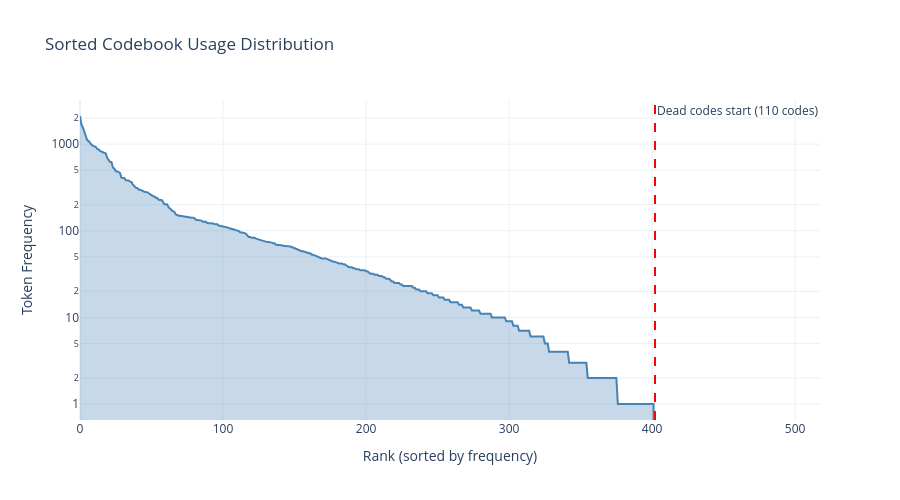

Source (notebook cell):
### Code cell
def plot_sorted_frequency(codebook_stats):
    """plot sorted code frequencies to visualize distribution."""
    sorted_counts = np.sort(codebook_stats["code_counts"])[::-1]
    
    fig = go.Figure()
    
    fig.add_trace(go.Scatter(
        x=np.arange(len(sorted_counts)),
        y=sorted_counts,
        mode='lines',
        fill='tozeroy',
        fillcolor='rgba(70, 130, 180, 0.3)',
        line=dict(color='steelblue', width=2),
        name='Frequency'
    ))
    
    ### mark dead codes threshold
    dead_start = codebook_stats["used_codes"]
    fig.add_vline(
        x=dead_start,
        line_dash="dash",
        line_color="red",
        annotation_text=f"Dead codes start ({codebook_stats['dead_codes']} codes)"
    )
    
    fig.update_layout(
        title="Sorted Codebook Usage Distribution",
        xaxis_title="Rank (sorted by frequency)",
        yaxis_title="Token Frequency",
        yaxis_type="log",
        template="plotly_white",
        width=900,
        height=500
    )
    
    fig.show()
    fig.write_html(OUTPUT_DIR / "codebook_sorted_frequency.html")

plot_sorted_frequency(codebook_stats)

### Figure 1 — Plotly figure (JSON) as saved in the notebook; plotly's stock layout.template omitted (floating-point values rounded to 4 significant figures; data arrays with more than 128 entries replaced by an {"elided": "..."} marker saying what was removed)
{"data": [{"fill": "tozeroy", "fillcolor": "rgba(70, 130, 180, 0.3)", "line": {"color": "steelblue", "width": 2}, "mode": "lines", "name": "Frequency", "type": "scatter", "x": {"elided": "512 int values"}, "y": {"elided": "512 int values"}}], "layout": {"annotations": [{"showarrow": false, "text": "Dead codes start (110 codes)", "x": 402, "xanchor": "left", "xref": "x", "y": 1, "yanchor": "top", "yref": "y domain"}], "height": 500, "shapes": [{"line": {"color": "red", "dash": "dash"}, "type": "line", "x0": 402, "x1": 402, "xref": "x", "y0": 0, "y1": 1, "yref": "y domain"}], "title": {"text": "Sorted Codebook Usage Distribution"}, "width": 900, "xaxis": {"title": {"text": "Rank (sorted by frequency)"}}, "yaxis": {"title": {"text": "Token Frequency"}, "type": "log"}}}
